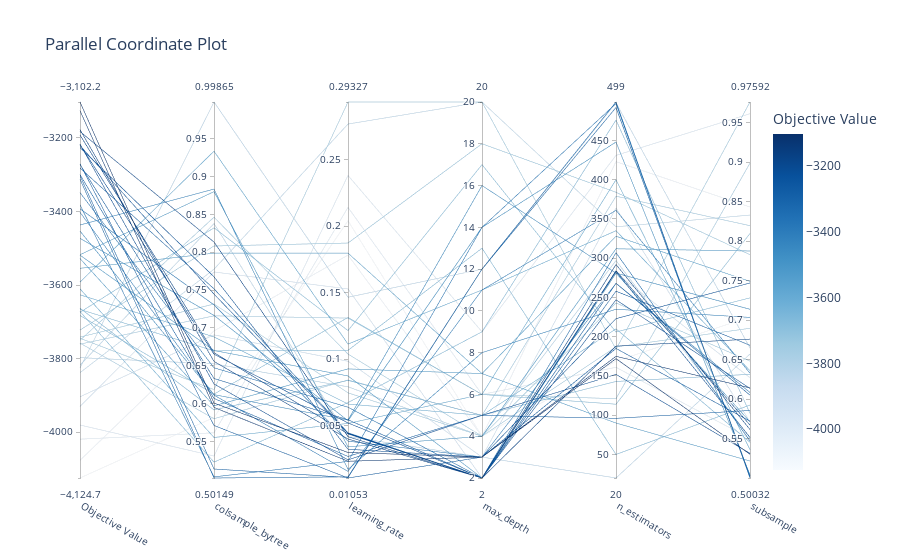

The notebook cell saved with this chart:
### Code cell
optuna.visualization.plot_parallel_coordinate(study)
